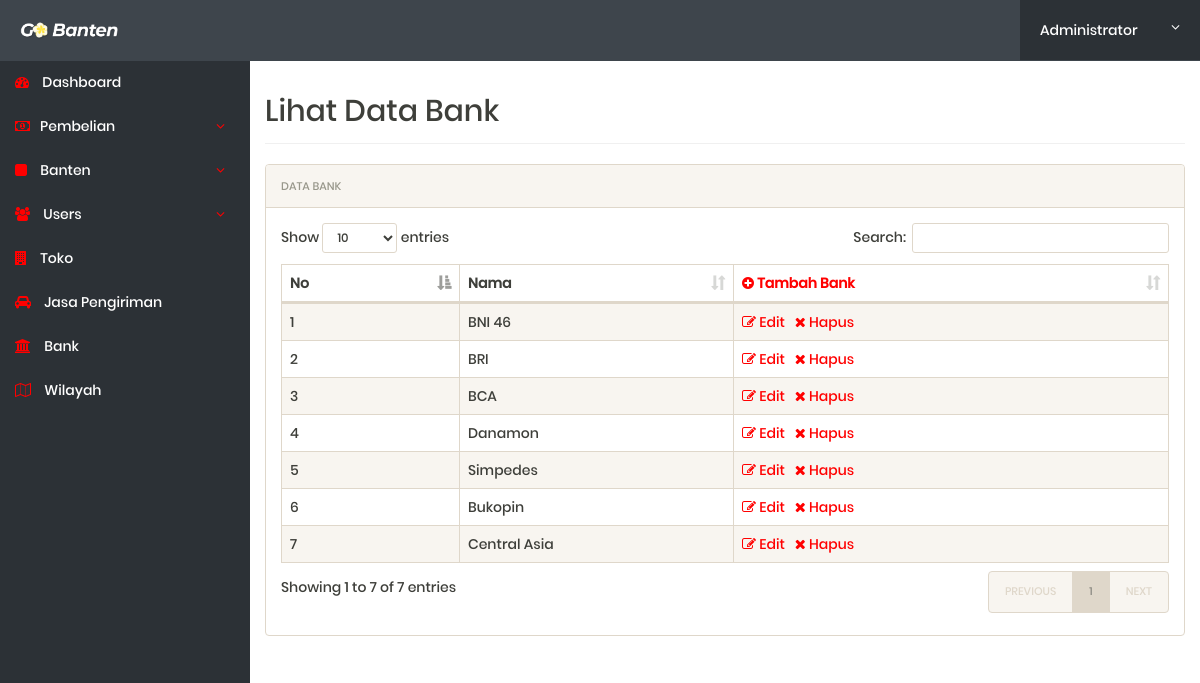
Page /admin/bank.php (signed in) on the committed database.
### tables this page shows
CREATE TABLE `bank` (
  `id_bank` int(11) NOT NULL,
  `nama_bank` varchar(255) NOT NULL
);

### admin/bank.php (the view, shortened to what this page needs)
<?php
include('includes/config.php');
if(strlen($_SESSION['alogin'])==0){
	header('location:index.php');
} else{ ?>
	<!doctype html>
	<html lang="en" class="no-js">
	<head>
		<link rel="stylesheet" type="text/css" href="fonts/font-awesome-4.7.0/css/font-awesome.min.css">
		<link rel="stylesheet" href="css/bootstrap.min.css">
		<link rel="stylesheet" href="css/dataTables.bootstrap.min.css">
		<link rel="stylesheet" href="css/bootstrap-social.css">
		<link rel="stylesheet" href="css/bootstrap-select.css">
		<link rel="stylesheet" href="css/fileinput.min.css">
		<link rel="stylesheet" href="css/awesome-bootstrap-checkbox.css">
		<link rel="stylesheet" href="css/style.css">
	</head>
	<body>
		<?php include('includes/header.php');?>
		<div class="ts-main-content">
			<?php include('includes/leftbar.php');?>
			<div class="content-wrapper">
				<div class="container-fluid">
					<div class="row">
						<div class="col-md-12">
							<h2 class="page-title">Lihat Data Bank</h2>
							<div class="panel panel-default">
								<div class="panel-heading">Data Bank</div>
								<div class="panel-body">
									<table id="zctb" class="display table table-striped table-bordered table-hover" cellspacing="0" width="100%">
										<thead>
											<tr>
												<th>No</th>
												<th>Nama</th>
												<th><a href="tambahbank.php"><span class="fa fa-plus-circle"></span> Tambah Bank</a></th>
											</tr>
										</thead>
										<tbody>
											<?php
											$nomor = 0;
											$sql = "SELECT * FROM bank";
											$query = mysqli_query($koneksidb,$sql);
											while ($result = mysqli_fetch_array($query)){
												$nomor++;
												?>
												<tr>
													<td><?php echo htmlentities($nomor);?></td>
													<td><?php echo htmlentities($result['nama_bank']);?></td>
													<td><a href="bankedit.php?id=<?php echo $result['id_bank'];?>"><i class="fa fa-edit"></i> Edit</a>&nbsp;&nbsp;
														<a href="bankdel.php?id=<?php echo $result['id_bank'];?>" onclick="return confirm('Apakah anda yakin akan menghapus <?php echo $result['nama_bank'];?>?');"><i class="fa fa-close"></i> Hapus</a></td>
													</tr>
												<?php } ?>
											</tbody>
										</table>
									</div>
								</div>
							</div>
						</div>
					</div>
				</div>
			</div>
		</body>
		</html>
		<?php } ?>

### admin/css/style.css (style rules this page uses)
html { font-size: 14px; }
@media only screen and (min-width: 480px) { html { font-size: 17px; } }
@media only screen and (min-width: 768px) { html { font-size: 14px; } }
body { font-size: 1em; }
a { color: red; }
.panel { overflow: hidden; }
.page-title { padding-bottom: 15px; margin-bottom: 20px; border-bottom: 1px solid #f0f0f0; }
.ts-main-content .content-wrapper { font-family: Poppins-Medium; padding-top: 15px; margin-top: 60px; }
@media only screen and (min-width: 992px) { .ts-main-content .content-wrapper { margin-left: 250px; } }

### rows in the picture
bank: nama_bank "BNI 46"
bank: nama_bank "BRI"
bank: nama_bank "BCA"
bank: nama_bank "Danamon"
bank: nama_bank "Simpedes"
bank: nama_bank "Bukopin"
bank: nama_bank "Central Asia"
